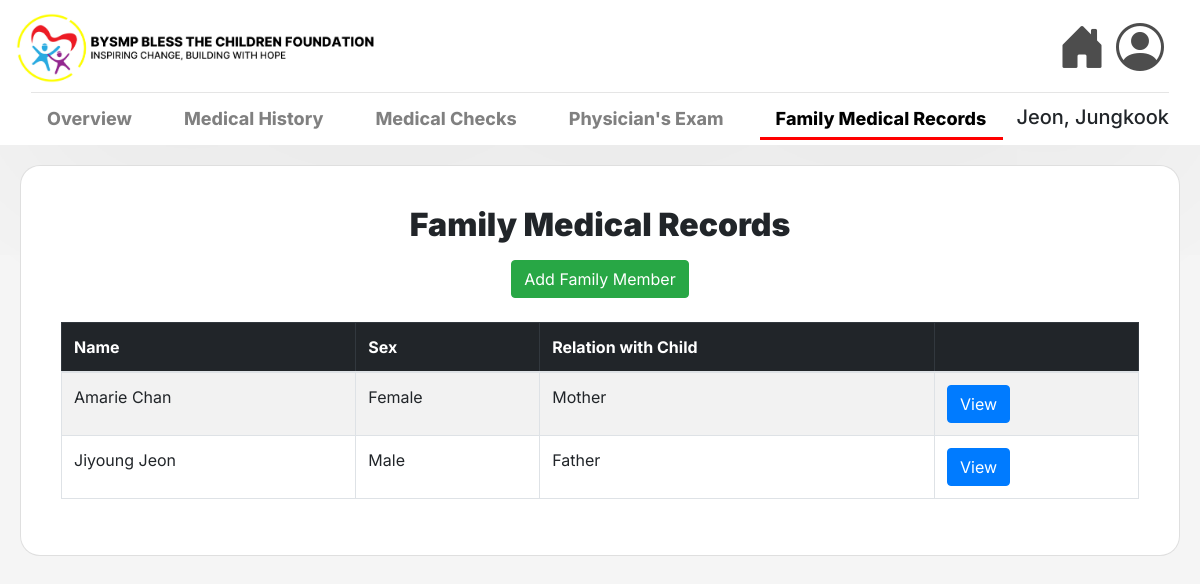
/family-medical-records/17/, run on an earlier commit of the app's database.
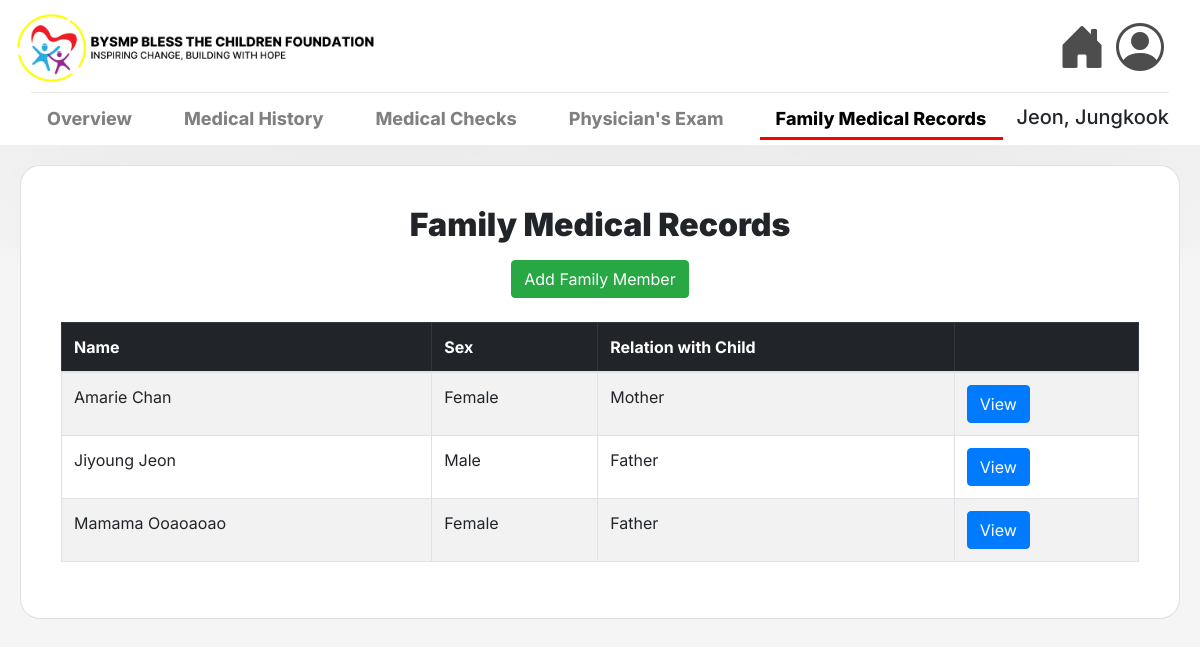
And on a later commit of the database.
### msys42app/models.py (models this page shows, shortened)
class FamilyMember(models.Model):
    child = models.ForeignKey(Child, on_delete=models.CASCADE)
    fm_lastname = models.CharField(max_length=25, null=False, blank=False)
    fm_firstname = models.CharField(max_length=25, null=False, blank=False)
    fm_middlename = models.CharField(max_length=25, null=True, blank=False)
    fm_relationship = models.CharField(max_length=25, null=False, blank=False)
    fm_sex = models.CharField(max_length=6, choices=[('Male', 'Male'), ('Female', 'Female')], null=False, blank=False)

### msys42app/views.py (the view, shortened to what this page needs)
# urls.py: path('family-medical-records/<int:pk>/', views.view_family_medicals, name='view_family_medicals'),
def view_family_medicals(request, pk):
    child = get_object_or_404(Child, pk=pk)
    members = FamilyMember.objects.filter(child=child)
    return render(request, 'msys42app/home_family_medical.html', {'child': child, 'members': members})

### msys42app/templates/msys42app/home_family_medical.html (shortened to what this page needs)
{% extends 'msys42app/base.html' %}
{% load static %}
{% block navbar %}
<hr class="w-100 my-1">
<nav style="display: flex; justify-content: space-between; align-items: flex-end; padding-left: 0; padding: 0; width: 100%; position: sticky;">
    <ul class="child-nav" style="display: flex; gap: 20px; list-style: none; padding: 0; margin: 0;">
        <li class="nav-item">
            <a class="nav-link" href="{% url 'view_child_profile' pk=child.id %}">
                Overview
            </a>
        </li>
        <li class="nav-item">
            <a class="nav-link" href="{% url 'view_medical_history' child.id %}">Medical History</a>
        </li>
        <li class="nav-item">
            <a class="nav-link" href="{% url 'annual_medical_check_list' child.id %}">Medical Checks</a>
        </li>
        <li class="nav-item">
            <a class="nav-link" href="{% url 'home_physicians_exam' child.id %}">
                Physician's Exam
            </a>
        </li>
        <li class="nav-item">
            <a class="nav-link active" href="{% url 'view_family_medicals' child.id%}">Family Medical Records</a>
        </li>
    </ul>
    <h5> {{child.lastname}}, {{child.firstname}} {{child.middlename}} </h5>
</nav>
{% endblock %}
{% block content %}
<div class="container-fluid" style="padding: 20px;">
    <div class="card shadow-sm" style="max-width: 1200px; margin: 0 auto;">
        <div class="card-body">
            <div class="text-center mb-4">
                <h2 class="mb-3" style="font-weight: 1000;"> Family Medical Records</h2>
                <button class="btn btn-success" onclick="openForm()">Add Family Member</button>
            </div>
            {% if members %}
            <table class="table table-bordered table-striped text-left">
                <thead class="table-dark">
                  <tr>
                    <th>Name</th>
                    <th>Sex</th>
                    <th>Relation with Child</th>
                    <th></th>
                  </tr>
                </thead>
                <tbody style="background-color: white;">
                {% for member in members %}
                  <tr>
                    <td> {{member.fm_firstname}} {{member.fm_middlename}} {{member.fm_lastname}}</td>
                    <td> {{member.fm_sex}} </td>
                    <td> {{member.fm_relationship}} </td>
                    <td>
                        <a href="{% url 'view_family_medical_record' child.id member.pk%}" class="btn btn-primary">
                             View
                        </a>
                    </td>
                  </tr>
                {% endfor %}
                </tbody>
            </table>
                </div>
            {% else %}
                <div class="text-center py-5">
                    <h3>No Family Members Registered Yet</h3>
                    <p class="text-muted">Click the "Add Family Member" button.</p>
                </div>
            {% endif %}
        </div>
    </div>
</div>
{% endblock %}

What changed in the data, as far as the page shows it:
added FamilyMember: fm_firstname "Mamama", fm_lastname "Ooaoaoao", fm_sex "Female", fm_relationship "Father"
